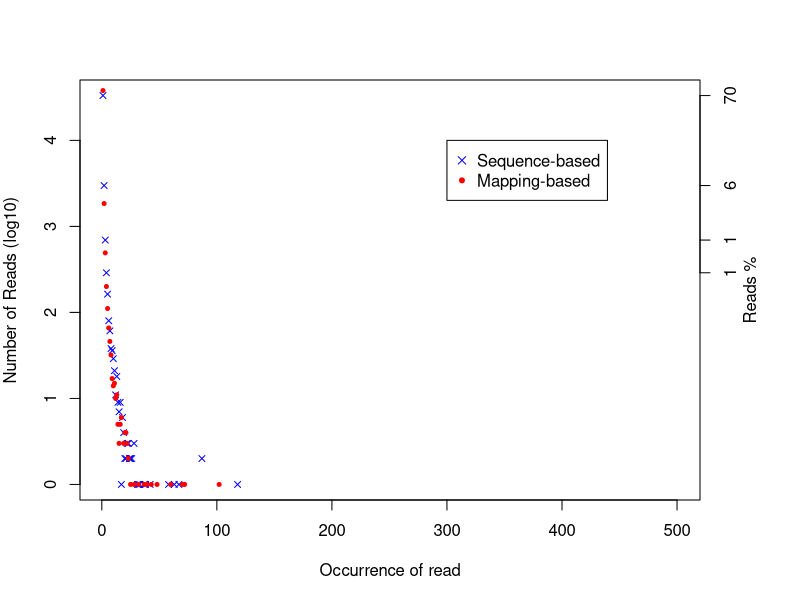

This figure's R source:
pdf('/data/output/read_duplication.DupRate_plot.pdf')
par(mar=c(5,4,4,5),las=0)
seq_occ=c(1,2,3,4,5,6,7,8,9,10,11,12,13,14,15,16,17,19,20,21,22,23,25,28,32,37,39,43,48,60,70,72,102)
seq_uniqRead=c(37943,1844,492,200,111,66,46,32,17,14,15,10,11,5,3,5,6,3,4,4,3,2,1,1,1,1,1,1,1,1,1,1,1)
pos_occ=c(1,2,3,4,5,6,7,8,9,10,11,12,13,14,15,16,17,18,19,20,21,22,23,24,25,26,28,31,32,33,37,38,42,58,63,67,87,118)
pos_uniqRead=c(33183,2984,693,289,163,80,61,38,36,29,21,11,18,9,7,9,1,6,4,2,2,3,3,2,2,2,3,1,1,1,1,1,1,1,1,1,2,1)
plot(pos_occ,log10(pos_uniqRead),ylab='Number of Reads (log10)',xlab='Occurrence of read',pch=4,cex=0.8,col='blue',xlim=c(1,500),yaxt='n')
points(seq_occ,log10(seq_uniqRead),pch=20,cex=0.8,col='red')
ym=floor(max(log10(pos_uniqRead)))
legend(300,ym,legend=c('Sequence-based','Mapping-based'),col=c('blue','red'),pch=c(4,20))
axis(side=2,at=0:ym,labels=0:ym)
axis(side=4,at=c(log10(pos_uniqRead[1]),log10(pos_uniqRead[2]),log10(pos_uniqRead[3]),log10(pos_uniqRead[4])), labels=c(round(pos_uniqRead[1]*100/sum(pos_uniqRead*pos_occ)),round(pos_uniqRead[2]*100/sum(pos_uniqRead*pos_occ)),round(pos_uniqRead[3]*100/sum(pos_uniqRead*pos_occ)),round(pos_uniqRead[4]*100/sum(pos_uniqRead*pos_occ))))
mtext(4, text = "Reads %", line = 2)
dev.off()
